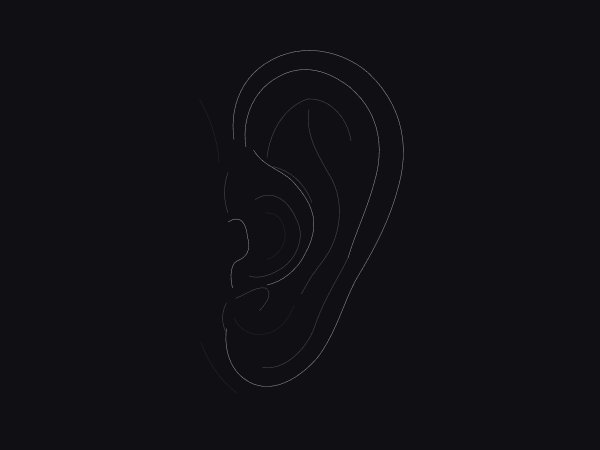
#> input picture archive/hairline-v3/qa/hairline/105195-decoded.png, 1200 x 900 px, given as the content of the folder ../../archive/hairline-v3/qa/hairline/105195-decoded.png, which was not available (shown at 1/2 size)
$ python encode-animations.py ../../archive/hairline-v3/qa/hairline/105195-decoded.png ../../archive/hairline-v3/qa/hairline/105196-contact.png 5
#> lines starting #> are read from the running program, lines starting #| are printed output that depends on the picture; pictures that were not available may be replaced by others from this repository, and a replacement may not be noted
"""Encode sampled browser frames without changing geometry or source colors before quantization."""
import sys
from pathlib import Path
from PIL import Image

folder, target, fps = Path(sys.argv[1]), Path(sys.argv[2]), int(sys.argv[3])
frames = [Image.open(p).convert('RGB') for p in sorted(folder.glob('*.png'))]
#> frames = 1 item
if not frames:
    raise SystemExit('No captured frames')
samples = frames[::max(1, len(frames)//10)]
#> samples = 1 item
strip = Image.new('RGB', (192 * len(samples), 192))
#> strip: PIL image 192x192 RGB; every value is 0
for index, frame in enumerate(samples):
    tile = frame.copy()
    tile.thumbnail((192, 192), Image.Resampling.LANCZOS)
    strip.paste(tile, (192 * index, 0))
#> this loop made 1 pass
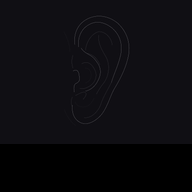
#> strip: PIL image 192x192 RGB; mean R, G, B 12.3, 11.6, 15.3
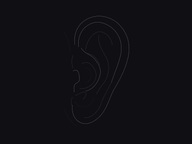
#> tile: PIL image 192x144 RGB; mean R, G, B 16.4, 15.4, 20.4
palette = strip.quantize(colors=256, method=Image.Quantize.MEDIANCUT)
indexed = [frame.quantize(palette=palette, dither=Image.Dither.NONE) for frame in frames]
#> indexed = 1 item
indexed[0].save(target, save_all=True, append_images=indexed[1:], duration=1000//fps, loop=0, optimize=False, disposal=1)
with Image.open(target) as check:
    total = 0
    for i in range(check.n_frames):
        check.seek(i)
#> (the run stopped early here; a loop or call above may not have finished)

$ run again, on archive/hairline-v3/qa/hairline/105196-contact.png
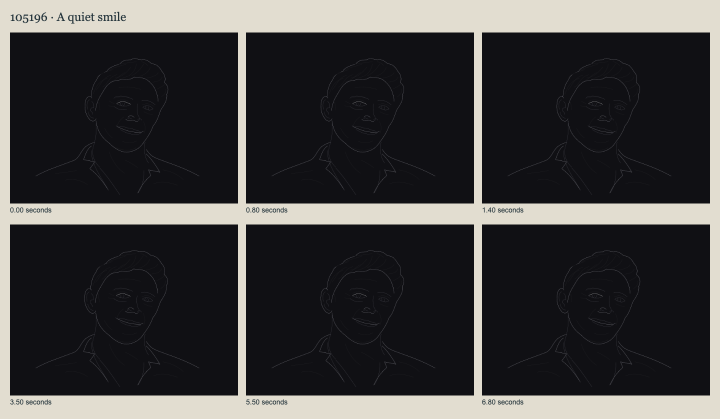
#> input picture archive/hairline-v3/qa/hairline/105196-contact.png, 1440 x 837 px, given as the content of the folder ../../archive/hairline-v3/qa/hairline/105196-contact.png, which was not available (shown at 1/2 size)
#> frames = 1 item
#> the loop `for index, frame in enumerate(samples):` made 1 pass
#> after the loop `for index, frame in enumerate(samples):`:
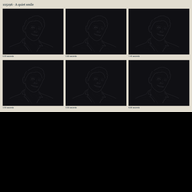
#> strip: PIL image 192x192 RGB; mean R, G, B 36.7, 36.1, 36.3
#> after the loop `for index, frame in enumerate(samples):`:
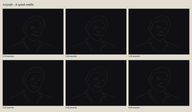
#> tile: PIL image 192x112 RGB; mean R, G, B 63, 61.9, 62.2

$ run again, on archive/hairline-v3/qa/hairline/105216-3.5.png
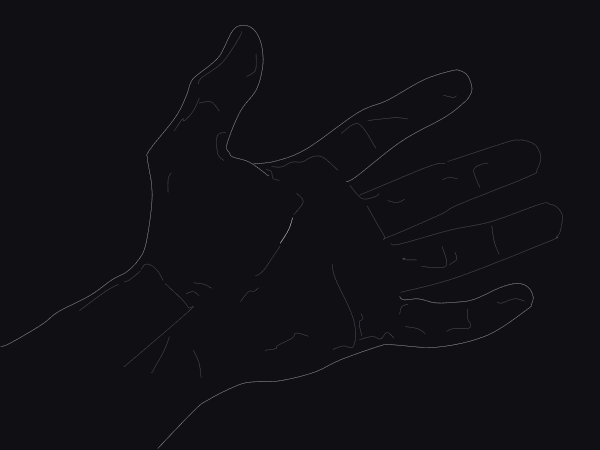
#> input picture archive/hairline-v3/qa/hairline/105216-3.5.png, 1200 x 900 px, given as the content of the folder ../../archive/hairline-v3/qa/hairline/105216-3.5.png, which was not available (shown at 1/2 size)
#> frames = 1 item
#> the loop `for index, frame in enumerate(samples):` made 1 pass
#> after the loop `for index, frame in enumerate(samples):`:
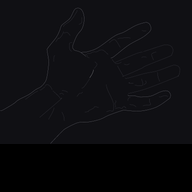
#> strip: PIL image 192x192 RGB; mean R, G, B 12.5, 12.5, 15.5
#> after the loop `for index, frame in enumerate(samples):`:
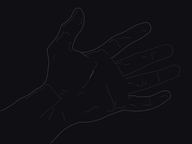
#> tile: PIL image 192x144 RGB; mean R, G, B 16.6, 16.6, 20.7
